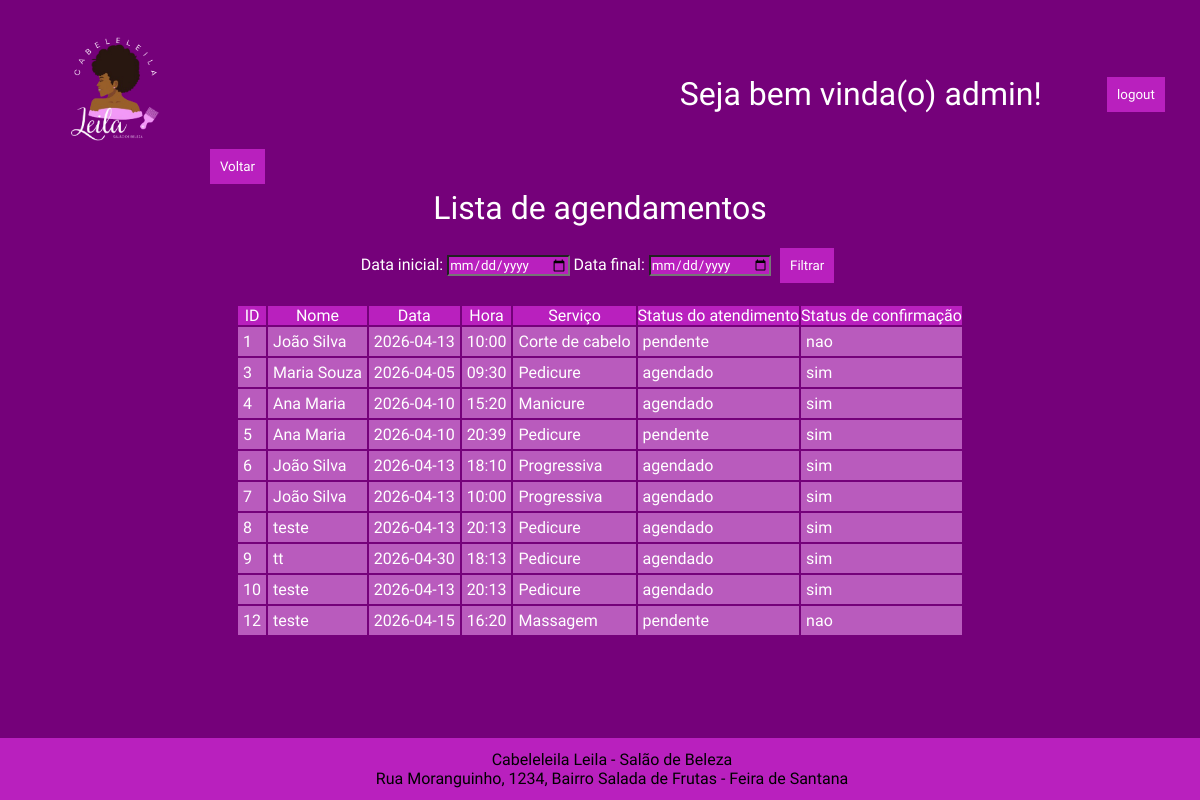
Screenshot of /agendamentos (signed in) with the database file from the repository.
### models/Admin.py (models this page shows, shortened)
class Admin(db.Model, UserMixin):
    __tablename__ = 'admins'
    id = db.Column(db.Integer, primary_key=True)
    login = db.Column(db.String(100), nullable=False)
    senha = db.Column(db.String(100), nullable=False)
    def login_get(self):
        return self.login

### models/Cliente.py (models this page shows, shortened)
class Cliente(db.Model, UserMixin):
    __tablename__ = 'clientes'
    id = db.Column(db.Integer, primary_key=True)
    login = db.Column(db.String(100), nullable=False)
    senha = db.Column(db.String(100), nullable=False)
    def login_get(self ):
        return self.login

### models/Agendamento.py (models this page shows, shortened)
class Agendamento(db.Model):
    __tablename__ = 'agendamentos'
    id = db.Column(db.Integer, primary_key=True)
    clienteID = db.Column(db.Integer, db.ForeignKey('clientes.id'), nullable=False)
    servicoID = db.Column(db.Integer, db.ForeignKey('servicos.id'), nullable=False)
    data = db.Column(db.String(10), nullable=False)
    hora = db.Column(db.String(5), nullable=False)
    atendimento_confirmado = db.Column(db.String(10), nullable=False)
    status = db.Column(db.String(10), nullable=False)
    def id_get(self ):
        return self.id
    def clienteID_get(self):
        return self.clienteID
    def servicoID_get(self):
        return self.servicoID
    def data_get(self):
        return self.data
    def hora_get(self):
        return self.hora
    def status_get(self):
        return self.status
    def atendimento_confirmado_get(self):
        return self.atendimento_confirmado

### models/Servico.py (models this page shows, shortened)
class Servico(db.Model):
    __tablename__ = 'servicos'
    id = db.Column(db.Integer, primary_key=True)
    nome = db.Column(db.String(100), nullable=False)
    preco = db.Column(db.Float, nullable=False)
    def nome_get(self ):
        return self.nome

### app.py (the view)
@app.route('/agendamentos', methods=['GET'])
@login_required
def listar_agendamentos_periodo():
    mensagem = ''
    agendamentos_buscados = []
    if isinstance(current_user, Admin):
        agendamentos = Agendamento.query.all()
    elif isinstance(current_user, Cliente):
        agendamentos = Agendamento.query.filter_by(clienteID=current_user.id_get()).all()
    else:
        return redirect(url_for('login'))
    data_inicio = request.args.get('data_inicio')
    data_fim = request.args.get('data_fim')
    if data_inicio and data_fim:
        data_inicio_dt = datetime.strptime(data_inicio, "%Y-%m-%d").date()
        data_fim_dt = datetime.strptime(data_fim, "%Y-%m-%d").date()
    else:
        data_inicio_dt = data_fim_dt = None
    for agendamento in agendamentos:
        agendamento: Agendamento
        if data_inicio_dt and data_fim_dt:
            data_agendamento_dt = datetime.strptime(agendamento.data_get(), "%Y-%m-%d").date()
            if not (data_inicio_dt <= data_agendamento_dt <= data_fim_dt):
                continue
        cliente: Cliente = Cliente.query.get(agendamento.clienteID_get())
        servico: Servico = Servico.query.get(agendamento.servicoID_get())
        agendamentos_buscados.append({
            'id': agendamento.id_get(),
            'cliente': cliente.login_get(),
            'servico': servico.nome_get(),
            'data': agendamento.data_get(),
            'hora': agendamento.hora_get(),
            'status': agendamento.status_get(),
            'atendimento_confirmado': agendamento.atendimento_confirmado_get()
        })
    if not agendamentos_buscados:
        if isinstance(current_user, Admin):
            mensagem = "Nenhum agendamento encontrado no período."
        else:
            mensagem = "Nenhum agendamento encontrado para você neste período."
    return render_template('listagem_agendamento.html', agendamentos=agendamentos_buscados, mensagem=mensagem)

### app.py (called while the page is built)
@login_manager.user_loader
def load_user(user_id):
    tipo, id_str = user_id.split("-")
    user_id = int(id_str)
    if tipo == "admin":
        return Admin.query.get(user_id)
    elif tipo == "usuario":
        return Cliente.query.get(user_id)

### templates/listagem_agendamento.html (shortened to what this page needs)
<!DOCTYPE html>
<html lang="pt">
<head>
    <link rel="stylesheet" href="{{ url_for('static', filename='css/para_table_styles.css') }}">
</head>
<body>
    <header>
        <div class="nav-container">
            <span>
                <img class="logo" src="{{ url_for('static', filename='img/logo-semfundo.png') }}" alt="logo">
                <a href="{{ url_for('painel') }}"><button id="btn-voltar">Voltar</button></a>
            </span>
            <h1 id="msg-boas-vindas">Seja bem vinda(o) {{ current_user.login_get()}}!</h1>
            <a href="{{ url_for('logout') }}"><button id="btn-logout">logout</button></a>
        </div>
    </header>
    <main class="container-main"">
        <h1>Lista de agendamentos</h1>
        <form method="GET" action="/agendamentos">
            <label>Data inicial:</label>
            <input type="date" name="data_inicio">
            <label>Data final:</label>
            <input type="date" name="data_fim">
            <button type="submit">Filtrar</button>
        </form>
        <table>
            <thead>
                <tr>
                    <th>ID</th>
                    <th>Nome</th>
                    <th>Data</th>
                    <th>Hora</th>
                    <th>Serviço</th>
                    <th>Status do atendimento</th>
                    <th>Status de confirmação</th>
                </tr>
            </thead>
            <tbody>
                {% for agendamento in agendamentos %}
                <tr>
                    <td>{{ agendamento.id }}</td>
                    <td>{{ agendamento.cliente }}</td>
                    <td>{{ agendamento.data }}</td>
                    <td>{{ agendamento.hora }}</td>
                    <td>{{ agendamento.servico }}</td>
                    <td>{{ agendamento.status }}</td>
                    <td>{{ agendamento.atendimento_confirmado }}</td>
                </tr>
                {% endfor %}
            </tbody>
        </table>
    </main>
    <footer>
        <p >Cabeleleila Leila - Salão de Beleza</p>
        <p >Rua Moranguinho, 1234, Bairro Salada de Frutas - Feira de Santana</p>
    </footer>
</body>
</html>

### static/css/para_table_styles.css (style rules this page uses)
* { margin: 0; padding: 0; font-family: "Josefin Sans", sans-serif; font-weight: 500; font-style: normal; }
body { display: grid; overflow-x: hidden; grid-template-rows: 1fr auto; grid-template-areas: "cabecalho" "conteudo" "rodape"; font-family: "Oswald", sans-serif; font-weight: 400; background-color: rgba(117, 1, 122, 1); }
footer { grid-area: rodape; display: flex; flex-direction: column; margin-top: 10vh; width: 100vw; display: flex; align-items: center; justify-content: center; background-color: rgb(185, 32, 190); padding: 1%; position: fixed; bottom: 0; width: 100%; }
.nav-container { display: flex; justify-content: space-around; align-items: center; color: white; }
.logo { width: 30%; }
.nav-container h1 { padding-left: 20px; }
.container-main { display: flex; flex-direction: column; justify-items: center; align-items: center; gap: 16px; color: white; }
thead { background-color: rgb(185, 32, 190); }
tbody { background-color: rgb(185, 91, 189); }
button { background-color: rgb(185, 32, 190); color: white; padding: 10px; margin: 5px; border: none; cursor: pointer; transition: background-color 0.3s ease; }
input { color: white; background-color: rgb(185, 32, 190); }
td { padding: 5px; }

### rows the page displays
Admin: login_get "admin"
Cliente: cliente "João Silva" "João Silva" "João Silva"
Agendamento: data "2026-04-13", hora "10:00", status "pendente", atendimento_confirmado "nao"
Servico: servico "Corte de cabelo"
Cliente: cliente "Maria Souza"
Agendamento: data "2026-04-05", hora "09:30", status "agendado", atendimento_confirmado "sim"
Servico: servico "Pedicure" "Pedicure" "Pedicure" "Pedicure" "Pedicure"
Cliente: cliente "Ana Maria" "Ana Maria"
Agendamento: data "2026-04-10", hora "15:20", status "agendado", atendimento_confirmado "sim"
Servico: servico "Manicure"
Agendamento: data "2026-04-10", hora "20:39", status "pendente", atendimento_confirmado "sim"
Agendamento: data "2026-04-13", hora "18:10", status "agendado", atendimento_confirmado "sim"
Servico: servico "Progressiva" "Progressiva"
Agendamento: data "2026-04-13", hora "10:00", status "agendado", atendimento_confirmado "sim"
Cliente: cliente "teste" "teste" "teste"
Agendamento: data "2026-04-13", hora "20:13", status "agendado", atendimento_confirmado "sim"
Cliente: cliente "tt"
Agendamento: data "2026-04-30", hora "18:13", status "agendado", atendimento_confirmado "sim"
Agendamento: data "2026-04-13", hora "20:13", status "agendado", atendimento_confirmado "sim"
Agendamento: data "2026-04-15", hora "16:20", status "pendente", atendimento_confirmado "nao"
Servico: servico "Massagem"

### other values shown
{{ agendamento.id }} "1" "3" "4" "5" "6" "7" "8" "9" "10" "12"
